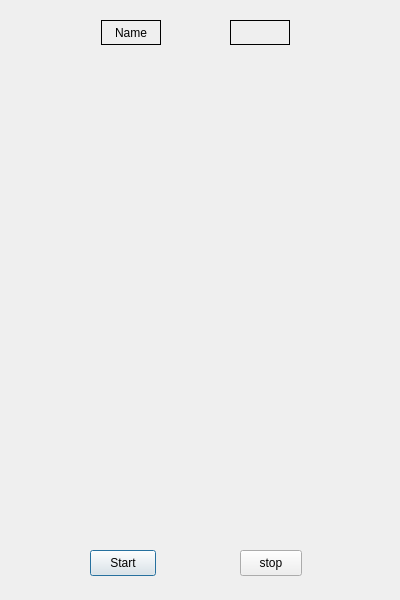
<?xml version="1.0" encoding="UTF-8"?>
<ui version="4.0">
 <class>YaoJiang</class>
 <widget class="QDialog" name="YaoJiang">
  <property name="geometry">
   <rect>
    <x>0</x>
    <y>0</y>
    <width>400</width>
    <height>600</height>
   </rect>
  </property>
  <property name="windowTitle">
   <string>YaoJiang</string>
  </property>
  <widget class="QLabel" name="name">
   <property name="geometry">
    <rect>
     <x>101</x>
     <y>20</y>
     <width>60</width>
     <height>25</height>
    </rect>
   </property>
   <property name="layoutDirection">
    <enum>Qt::LeftToRight</enum>
   </property>
   <property name="frameShape">
    <enum>QFrame::Box</enum>
   </property>
   <property name="text">
    <string>Name</string>
   </property>
   <property name="alignment">
    <set>Qt::AlignCenter</set>
   </property>
  </widget>
  <widget class="QLabel" name="label">
   <property name="geometry">
    <rect>
     <x>230</x>
     <y>20</y>
     <width>60</width>
     <height>25</height>
    </rect>
   </property>
   <property name="layoutDirection">
    <enum>Qt::LeftToRight</enum>
   </property>
   <property name="frameShape">
    <enum>QFrame::Box</enum>
   </property>
   <property name="text">
    <string/>
   </property>
   <property name="alignment">
    <set>Qt::AlignCenter</set>
   </property>
  </widget>
  <widget class="QPushButton" name="start">
   <property name="geometry">
    <rect>
     <x>90</x>
     <y>550</y>
     <width>66</width>
     <height>26</height>
    </rect>
   </property>
   <property name="text">
    <string>Start</string>
   </property>
  </widget>
  <widget class="QPushButton" name="stop">
   <property name="geometry">
    <rect>
     <x>240</x>
     <y>550</y>
     <width>62</width>
     <height>26</height>
    </rect>
   </property>
   <property name="text">
    <string>stop</string>
   </property>
  </widget>
 </widget>
 <layoutdefault spacing="6" margin="11"/>
 <resources/>
 <connections/>
</ui>
